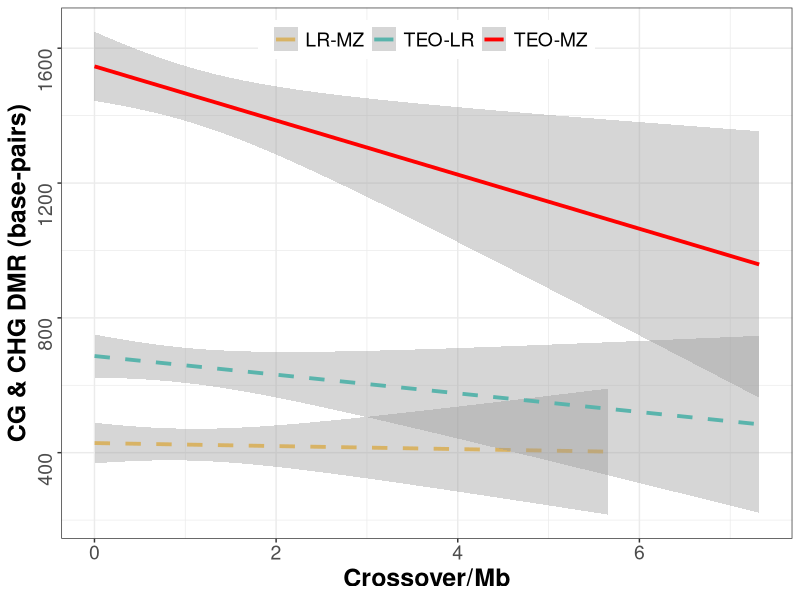
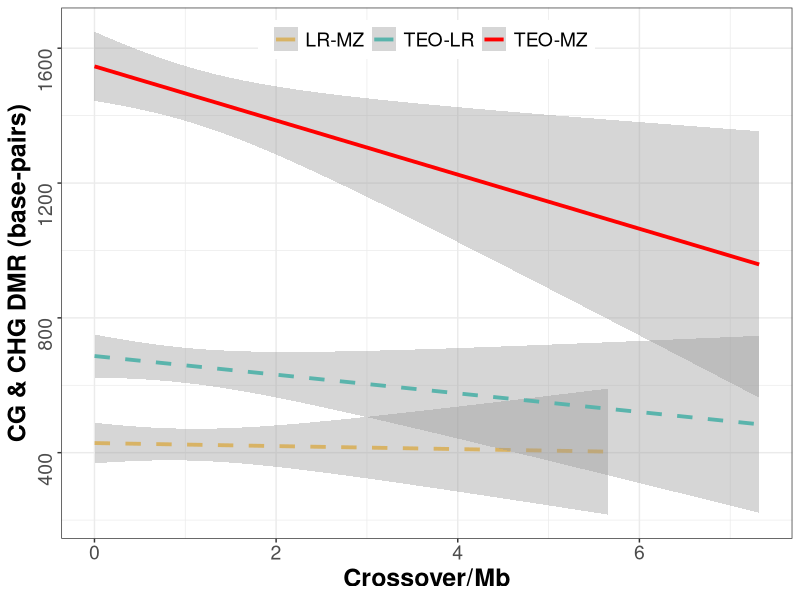

Recreate these plots in R, in order. (Note: this script raises an error after producing the figures.)
## ---- chunk 1
knitr::opts_chunk$set(echo = TRUE) 
knitr::opts_knit$set(root.dir=normalizePath('../')) 
#library(tidyverse)
## ---- chunk 2
library("ggplot2")
df <- read.csv("cache/CG_CHG_DMR_rec_mb.csv")

fsize=18
p1 <- ggplot(df, aes(x=rate, y=size, col=type, linetype=type)) +
    #labs(colour="Type") +
    #geom_point(size=2, col="antiquewhite3") +
    theme_bw() +
    xlab("Crossover/Mb") +
    ylab("CG & CHG DMR (base-pairs)") +
    #scale_color_manual(values="grey") +
    scale_color_manual(labels = c( "LR-MZ", "TEO-LR", "TEO-MZ"), values = c("#d8b365", "#5ab4ac", "red")) +
    guides(linetype=FALSE, color=guide_legend(title="")) +
    geom_smooth(method="lm", size=1.3) +
    scale_linetype_manual(values=c(2, 2, 1)) +
    theme(axis.text.y = element_text(angle = 90, hjust = 1),
          axis.text=element_text(size=14),
          axis.title=element_text(size=fsize, face="bold"),
          legend.title = element_text(size=fsize, face="bold"),
          legend.position=c(.5,.94),
          legend.direction = "horizontal",
          legend.text = element_text(size=14))
p1

pdf("graphs/Fig1A_recom.pdf", width=6, height=6)
p1
dev.off()
## ---- chunk 3
library(cowplot)
plot_grid(p1, p1, labels = "AUTO", label_size = 12, )
